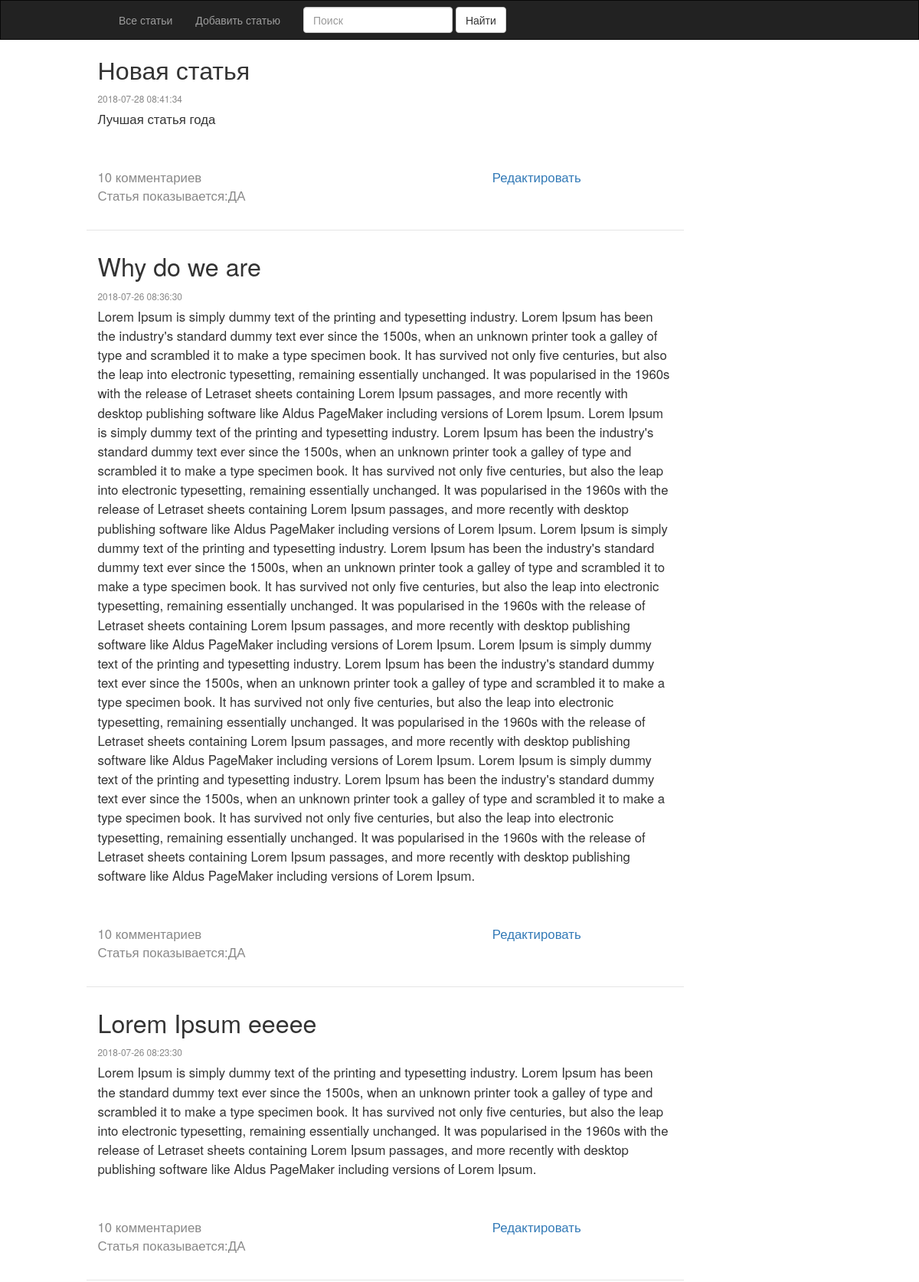
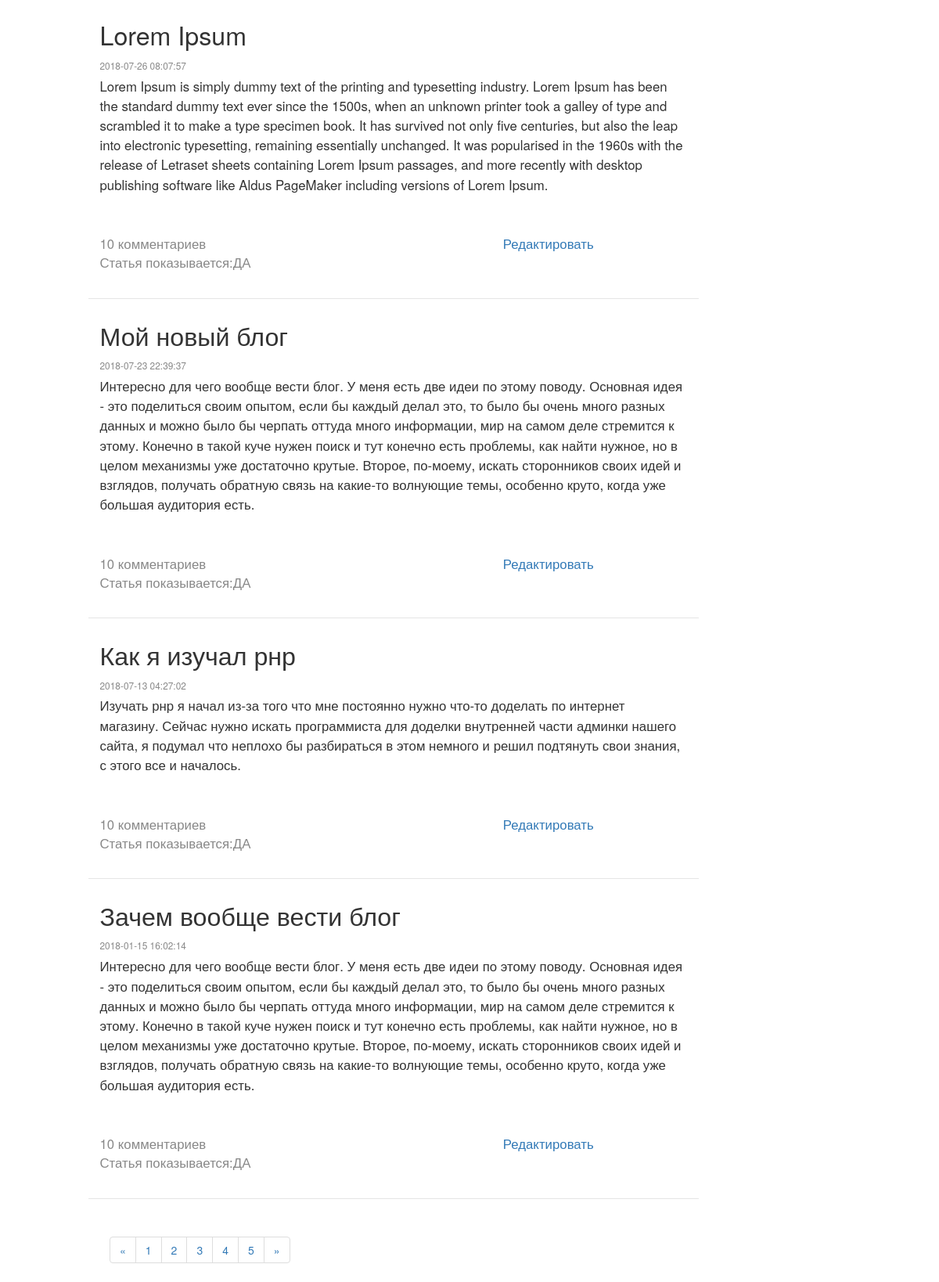
/staff/articles/index.php, run on the app's committed database (2 pictures, top to bottom).
### tables this page shows
CREATE TABLE IF NOT EXISTS `articles` (
  `id` int(11) NOT NULL AUTO_INCREMENT,
  `author_id` int(11) NOT NULL,
  `create_date` timestamp NOT NULL DEFAULT CURRENT_TIMESTAMP,
  `last_edit_date` timestamp NULL DEFAULT CURRENT_TIMESTAMP ON UPDATE CURRENT_TIMESTAMP,
  `preview_text` text NOT NULL,
  `full_text` text NOT NULL,
  `subject` varchar(256) NOT NULL,
  `visible` tinyint(1) DEFAULT NULL,
  PRIMARY KEY (`id`)
);

### private/classes/article.class.php (called while the page is built, shortened)
<?php
class Article extends DatabaseObject {
    static public function find_all() {
        $sql = "SELECT * FROM articles ORDER BY create_date DESC";
        return self::find_by_sql($sql);
    }
}
?>

### private/classes/databaseobject.class.php (called while the page is built, shortened)
<?php
class DatabaseObject {
     static protected $database;
     static public function set_database($database) {
         self::$database = $database;
     }
     static public function find_by_sql($sql){
         $result = self::$database->query($sql);
         $object_array = [];
         while($record = $result->fetch_assoc()) {
             $object_array[] = static::instantiate($record);
         }
         return $object_array;
     }
     static protected function instantiate($record) {
         $object = new static;
         foreach($record as $property => $value) {
             if(property_exists($object, $property)) {
                 $object->$property = $value;
             }
         }
         return $object;
     }
}
?>

### private/functions.php (called while the page is built, shortened)
<?php
function u($string="") {
  return urlencode($string);
}
function h($string="") {
  return htmlspecialchars($string);
}
?>

### public/staff/articles/index.php (the view, shortened to what this page needs)
<?php include(SHARED_PATH . '/staff_header.php'); ?>
<?php
    $articles = Article::find_all();
    foreach($articles as $article) {
?>
<div class="main">
    <div class="content container">
      <div class="row">
        <div class="article-list">
            <div class="article col-md-8 col-md-offset-1">
                    <h2 class="a-title"><?php echo h($article->subject); ?></h2>
                    <div class="a-info"><?php echo h($article->create_date); ?></div>
                    <div class="a-content">
                        <?php echo h($article->full_text); ?>
                    </div>
                    <div class="a-footer">
                    <div class="comments"> 10 комментариев </div>
                    <div class="editing col-sm-offset-6"><a href="edit.php?id=<?php echo h(u($article->id)); ?>">Редактировать</a></div>
                    <div class="visible"> Статья показывается:<?php if($article->visible == 1) {echo "ДА";} else { echo "НЕТ"; } ?></div>
                     </div>
            </div>
         </div>
      </div>
    </div>
</div>
    <?php } ?>
       <?php include(SHARED_PATH . '/staff_footer.php'); ?>

### public/css/style.css (style rules this page uses)
.article .a-title { font-family: 'MuseoSansCyr', 'Helvetica Neue', Helvetica, Arial, sans-serif; }
.article { margin-bottom: 2em; border-bottom: 1px solid #e5e5e5; }
h2 { font-size: 2.3em; line-height: 1.125; margin: 0 0 0.375em 0; font-weight: normal; }
.a-info { margin-bottom: 0.5em; font-family: 'Helvetica Neue', Helvetica, Arial, sans-serif; font-size: 0.85em; color: #888; }
.a-content { font-size: 1.2em; line-height: 1.5; }
.a-footer { margin-top: 3em; margin-bottom: 2em; font-size: 1.2em; font-family: 'Helvetica Neue', Helvetica, Arial, sans-serif; color: #888; }
.a-footer .comments { display:inline-block; text-align: left; }
.a-footer .editing { display:inline-block; text-align:right; }

### data on the page
articles: subject "Новая статья", create_date "2018-07-28 08:41:34", full_text "Лучшая статья года", visible "ДА"
articles: subject "Why do we are", create_date "2018-07-26 08:36:30", full_text "Lorem Ipsum is simply dummy text of the printing and typesetting industry. Lorem Ipsum has been the industry's standard dummy text ever since the 1500s, when an unknown printer took a galley of type and scrambled it to make a type specimen book. It has survived not only five centuries, but also the leap into electronic typesetting, remaining essentially unchanged. It was popularised in the 1960s with the release of Letraset sheets containing Lorem Ipsum passages, and more recently with desktop publishing software like Aldus PageMaker including versions of Lorem Ipsum. Lorem Ipsum is simply dummy text of the printing and typesetting industry. Lorem Ipsum has been the industry's standard…", visible "ДА"
articles: subject "Lorem Ipsum eeeee", create_date "2018-07-26 08:23:30", full_text "Lorem Ipsum is simply dummy text of the printing and typesetting industry. Lorem Ipsum has been the standard dummy text ever since the 1500s, when an unknown printer took a galley of type and scrambled it to make a type specimen book. It has survived not only five centuries, but also the leap into electronic typesetting, remaining essentially unchanged. It was popularised in the 1960s with the release of Letraset sheets containing Lorem Ipsum passages, and more recently with desktop publishing software like Aldus PageMaker including versions of Lorem Ipsum.", visible "ДА"
articles: subject "Lorem Ipsum", create_date "2018-07-26 08:07:57", full_text "Lorem Ipsum is simply dummy text of the printing and typesetting industry. Lorem Ipsum has been the standard dummy text ever since the 1500s, when an unknown printer took a galley of type and scrambled it to make a type specimen book. It has survived not only five centuries, but also the leap into electronic typesetting, remaining essentially unchanged. It was popularised in the 1960s with the release of Letraset sheets containing Lorem Ipsum passages, and more recently with desktop publishing software like Aldus PageMaker including versions of Lorem Ipsum.", visible "ДА"
articles: subject "Мой новый блог", create_date "2018-07-23 22:39:37", full_text "Интересно для чего вообще вести блог. У меня есть две идеи по этому поводу. Основная идея - это поделиться своим опытом, если бы каждый делал это, то было бы очень много разных данных и можно было бы черпать оттуда много информации, мир на самом деле стремится к этому. Конечно в такой куче нужен поиск и тут конечно есть проблемы, как найти нужное, но в целом механизмы уже достаточно крутые. Второе, по-моему, искать сторонников своих идей и взглядов, получать обратную связь на какие-то волнующие темы, особенно круто, когда уже большая аудитория есть.", visible "ДА"
articles: subject "Как я изучал рнр", create_date "2018-07-13 04:27:02", full_text "Изучать рнр я начал из-за того что мне постоянно нужно что-то доделать по интернет магазину. Сейчас нужно искать программиста для доделки внутренней части админки нашего сайта, я подумал что неплохо бы разбираться в этом немного и решил подтянуть свои знания, с этого все и началось.", visible "ДА"
articles: subject "Зачем вообще вести блог", create_date "2018-01-15 16:02:14", full_text "Интересно для чего вообще вести блог. У меня есть две идеи по этому поводу. Основная идея - это поделиться своим опытом, если бы каждый делал это, то было бы очень много разных данных и можно было бы черпать оттуда много информации, мир на самом деле стремится к этому. Конечно в такой куче нужен поиск и тут конечно есть проблемы, как найти нужное, но в целом механизмы уже достаточно крутые. Второе, по-моему, искать сторонников своих идей и взглядов, получать обратную связь на какие-то волнующие темы, особенно круто, когда уже большая аудитория есть.", visible "ДА"
